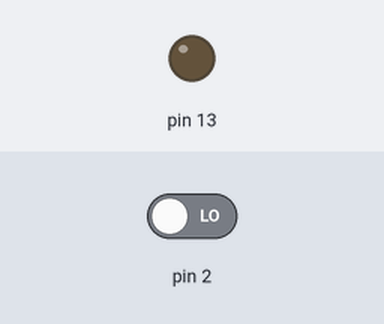
Simulated run of this sketch. Board: Arduino Uno, built with avr-gcc and run on an emulated ATmega328P. On the bench: output pins drawn as LEDs (lit = HIGH). Dashed ring = blinking. Inputs (shaded band) come from the test bench; at power-on: pin 2 LOW.

Above: at 1.2 s.
1.3 s: pin 2 driven HIGH
At 1.4 s:
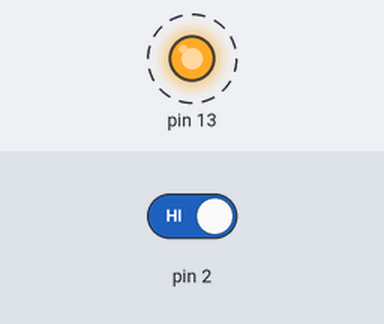
4.3 s: pin 2 driven LOW
At 5.2 s:
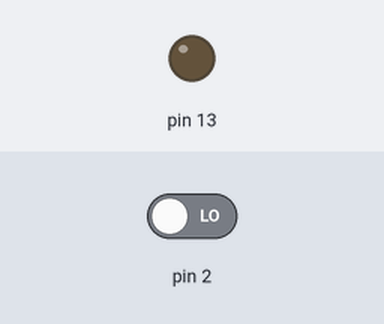
Timing chart, 0 to 7.3 s (numbered marks = the images above; inputs shaded):
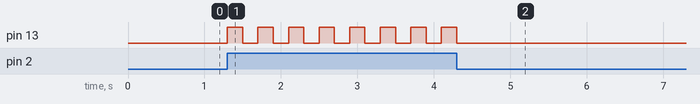

The sketch:

digital-in.ino
```cpp
void setup() {
  pinMode(2, INPUT);
  pinMode(13, OUTPUT);
}

void loop() {
  int switchState = digitalRead(2);
  if (switchState == HIGH) {
    digitalWrite(13, HIGH);
    delay(200);
    digitalWrite(13, LOW);
    delay(200);
  }
  else {
    digitalWrite(13, LOW);
  }
}
```

Measured:
- after the input at 1.3 s, pin 13: alternates HIGH for 0.20 s and LOW for 0.20 s, starting at once
- after the input at 4.3 s, pin 13: goes on until 4.3 s, then stays LOW
